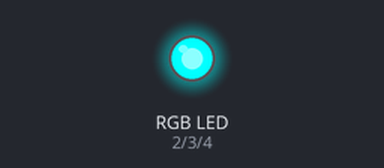
Recording of a sketch running on a simulated Arduino Uno, built with avr-gcc and run on an emulated ATmega328P. Parts: an RGB LED mixed from three pins (HIGH = lit).

Above: at 0.5 s.
At 2.5 s:
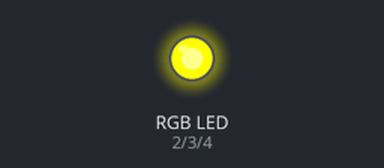
At 3.5 s:
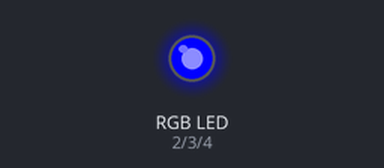
At 4.5 s:
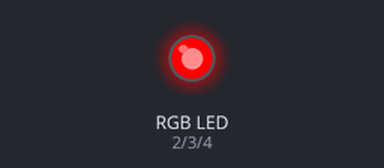
At 6.5 s:
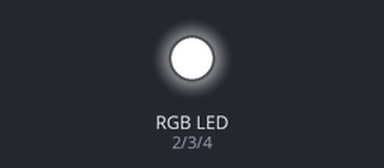
At 8.5 s:
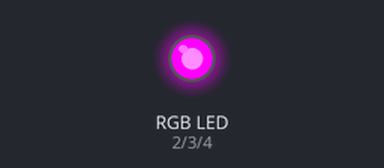
Timing chart, 0 to 9.1 s (numbered marks = the images above):
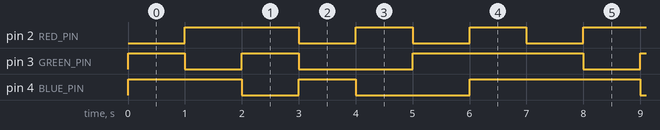

The sketch:

RGB_Light_12V.ino
```cpp
// RGB Common Anode LED (12V) controlled by transistors on D2, D3, D4
// LOW = ON, HIGH = OFF (because of common anode)

#define RED_PIN   2
#define GREEN_PIN 3
#define BLUE_PIN  4

void setup() {
  pinMode(RED_PIN, OUTPUT);
  pinMode(GREEN_PIN, OUTPUT);
  pinMode(BLUE_PIN, OUTPUT);

  // Turn off all colors initially
  digitalWrite(RED_PIN, HIGH);
  digitalWrite(GREEN_PIN, HIGH);
  digitalWrite(BLUE_PIN, HIGH);
}

void loop() {
  setColor(255, 0, 0);   // Red
  delay(1000);
  setColor(0, 255, 0);   // Green
  delay(1000);
  setColor(0, 0, 255);   // Blue
  delay(1000);
  setColor(255, 255, 0); // Yellow
  delay(1000);
  setColor(0, 255, 255); // Cyan
  delay(1000);
  setColor(255, 0, 255); // Magenta
  delay(1000);
  setColor(0, 0, 0); // White
  delay(1000);
}

void setColor(uint8_t r, uint8_t g, uint8_t b) {
  // Since common anode, invert the logic
  analogWrite(RED_PIN,   255 - r);
  analogWrite(GREEN_PIN, 255 - g);
  analogWrite(BLUE_PIN,  255 - b);
}
```

Measured:
- by itself, pin 2 (RED_PIN): repeats every 7.0 s: 2 × (LOW 1.0 s, HIGH 1.0 s), LOW 1.0 s, HIGH 2.0 s
- by itself, pin 3 (GREEN_PIN), pin 4 (BLUE_PIN): repeats every 7.0 s: HIGH 1.0 s, LOW 2.0 s, HIGH 3.0 s, LOW 1.0 s
- by itself, everything shown: repeats every 7.0 s, in 7 steps
